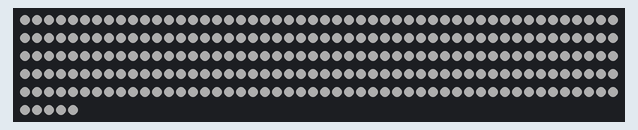
Recording of a sketch running on a simulated Arduino Uno, built with avr-gcc and run on an emulated ATmega328P. Parts: 255 RGB LEDs in strip order, left to right, continuing on the next row. Dim RGB values are drawn brighter than linear.

Above: at 3.1 s.

The sketch:

attempt5.ino
```cpp
#include "FastLED.h"

#if FASTLED_VERSION < 3001000
#error "Requires FastLED 3.1 or later; check github for latest code."
#endif

#define DATA_PIN    7      // Set this to whatever Arduino pin DIN is connected to
//#define CLK_PIN   4
#define LED_TYPE    WS2812  // This is the type of chip inside of our addressable LED Strip
#define COLOR_ORDER GRB     // Neopixels apparently like commands sent in "GRB" order, so we specify this so we can still write in "RGB" order
#define NUM_LEDS    255     // Set this to the number of LED "pixels" in your strip
#define BRIGHTNESS  50      // This is the initial brightness (max value is 255)


CRGB leds[NUM_LEDS]; // this initializes the array containing all of the LEDs


void setup() { // setup code should be the same for nearly every FastLED program
  delay(3000); // 3 second delay for recovery

  // tell FastLED about the LED strip configuration
  FastLED.addLeds<LED_TYPE,DATA_PIN,COLOR_ORDER>(leds, NUM_LEDS)
    .setCorrection(TypicalLEDStrip)
    .setDither(BRIGHTNESS < 255);

  // set master brightness control
  FastLED.setBrightness(BRIGHTNESS);
}


void loop()
{
  FastLED.clear(); // clears any previous values written to the pixels

  for (int i=0; i<NUM_LEDS; i++) { // iterate through all pixels
    leds[i] = CRGB(255, 255, 255); // full values for each will give white
  }

  FastLED.show();  // turns on all of the pixels with whatever settings you instructed

  delay(50); // Ensures that the "FastLED.show() command doesn't run too frequently
}
```
